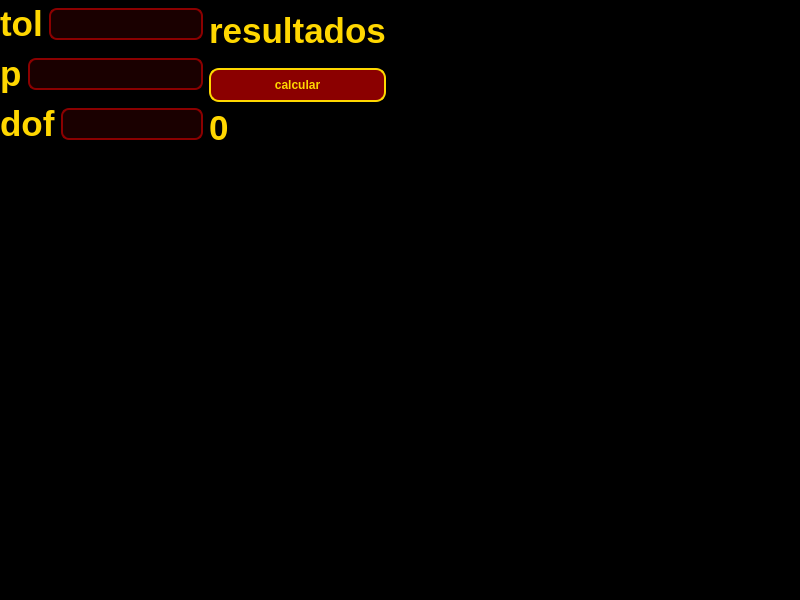
<?xml version="1.0" encoding="UTF-8"?>
<ui version="4.0">
 <class>MainWindow</class>
 <widget class="QMainWindow" name="MainWindow">
  <property name="geometry">
   <rect>
    <x>0</x>
    <y>0</y>
    <width>800</width>
    <height>600</height>
   </rect>
  </property>
  <property name="windowTitle">
   <string>MainWindow</string>
  </property>
  <property name="styleSheet">
   <string notr="true">QDialog, QWidget {
    background-color: #000000; /* negro */
}


/* QLabel */
QLabel {
    color: #FFD700;
    font-weight: bold;
    font-size: 26pt;
}


/* Botones gaming */
QPushButton {
    background-color: #8B0000;
    color: #FFD700;
    border: 2px solid #FFD700;
    border-radius: 10px;
    padding: 8px 16px;
    font-weight: bold;
}
/* QLineEdit estilo gaming */
QLineEdit {
    background-color: #1a0000; /* negro con tono rojizo */
    color: #FFD700; /* texto dorado */
    border: 2px solid #8B0000; /* rojo oscuro */
    border-radius: 8px;
    padding: 6px;
    selection-background-color: #8B0000; /* cuando seleccionas texto */
    selection-color: #FFD700;
}


/* Cuando el usuario hace clic */
QLineEdit:focus {
    border: 2px solid #FFD700; /* borde dorado brillante */
    background-color: #260000;
}


/* Hover */
QLineEdit:hover {
    border: 2px solid #B22222;
}


/* Placeholder (texto guía) */
QLineEdit::placeholder {
    color: #aa6666; /* rojizo tenue */
}
QPushButton:hover {
    background-color: #B22222;
}


QPushButton:pressed {
    background-color: #550000;
}</string>
  </property>
  <widget class="QWidget" name="centralwidget">
   <widget class="QWidget" name="">
    <property name="geometry">
     <rect>
      <x>0</x>
      <y>0</y>
      <width>386</width>
      <height>148</height>
     </rect>
    </property>
    <layout class="QHBoxLayout" name="horizontalLayout_4">
     <item>
      <layout class="QVBoxLayout" name="verticalLayout">
       <item>
        <layout class="QHBoxLayout" name="horizontalLayout">
         <item>
          <widget class="QLabel" name="label">
           <property name="text">
            <string>tol</string>
           </property>
          </widget>
         </item>
         <item>
          <widget class="QLineEdit" name="lineEdit"/>
         </item>
        </layout>
       </item>
       <item>
        <layout class="QHBoxLayout" name="horizontalLayout_3">
         <item>
          <widget class="QLabel" name="label_2">
           <property name="text">
            <string>p</string>
           </property>
          </widget>
         </item>
         <item>
          <widget class="QLineEdit" name="lineEdit_2"/>
         </item>
        </layout>
       </item>
       <item>
        <layout class="QHBoxLayout" name="horizontalLayout_2">
         <item>
          <widget class="QLabel" name="label_3">
           <property name="text">
            <string>dof</string>
           </property>
          </widget>
         </item>
         <item>
          <widget class="QLineEdit" name="lineEdit_3"/>
         </item>
        </layout>
       </item>
      </layout>
     </item>
     <item>
      <layout class="QVBoxLayout" name="verticalLayout_3">
       <item>
        <widget class="QLabel" name="label_5">
         <property name="text">
          <string>resultados</string>
         </property>
        </widget>
       </item>
       <item>
        <layout class="QVBoxLayout" name="verticalLayout_2">
         <item>
          <widget class="QPushButton" name="pushButton">
           <property name="text">
            <string>calcular</string>
           </property>
          </widget>
         </item>
         <item>
          <widget class="QLabel" name="label_4">
           <property name="font">
            <font>
             <pointsize>26</pointsize>
             <weight>75</weight>
             <bold>true</bold>
            </font>
           </property>
           <property name="text">
            <string>0</string>
           </property>
           <property name="alignment">
            <set>Qt::AlignLeading|Qt::AlignLeft|Qt::AlignVCenter</set>
           </property>
          </widget>
         </item>
        </layout>
       </item>
      </layout>
     </item>
    </layout>
   </widget>
  </widget>
  <widget class="QMenuBar" name="menubar">
   <property name="geometry">
    <rect>
     <x>0</x>
     <y>0</y>
     <width>800</width>
     <height>21</height>
    </rect>
   </property>
  </widget>
  <widget class="QStatusBar" name="statusbar"/>
 </widget>
 <resources/>
 <connections/>
</ui>
